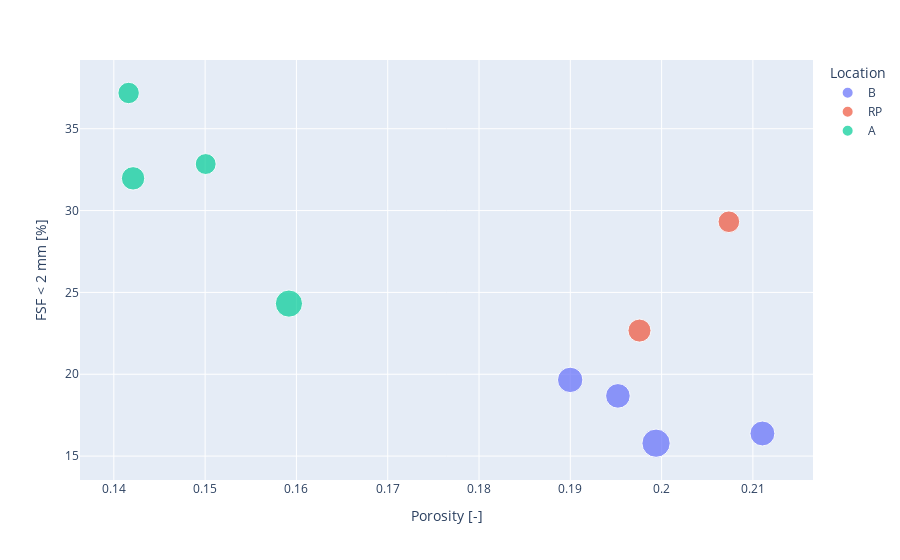

Write notebook code for a chart like this one.
### Code cell
px.scatter(df[df['Sample']=='FC'], x='Wooster et al. (2008) [Porosity]', 
           y='2', color='Location', 
           hover_data=['sample name'], 
           size='Mean Grain Size dm [mm]',
           labels={'Wooster et al. (2008) [Porosity]':'Porosity [-]',
                  '2': 'FSF < 2 mm [%]'})

### Figure 1 — Plotly figure (JSON) as saved in the notebook; plotly's stock layout.template omitted (floating-point values rounded to 4 significant figures)
{"data": [{"customdata": [["FC-B1 BEFORE"], ["FC-B2 AFTER"], ["FC-B2 BEFORE"], ["FC-B1 AFTER"]], "hovertemplate": "Location=B<br>Porosity [-]=%{x}<br>FSF < 2 mm [%]=%{y}<br>Mean Grain Size dm [mm]=%{marker.size}<br>sample name=%{customdata[0]}<extra></extra>", "legendgroup": "B", "marker": {"color": "#636efa", "size": [25.91, 20.89, 19.62, 20.08], "sizemode": "area", "sizeref": 0.06477, "symbol": "circle"}, "mode": "markers", "name": "B", "orientation": "v", "showlegend": true, "type": "scatter", "x": [0.1994, 0.19, 0.1952, 0.211], "xaxis": "x", "y": [15.79, 19.66, 18.68, 16.38], "yaxis": "y"}, {"customdata": [["FC-RP BEFORE"], ["FC-RP AFTER"]], "hovertemplate": "Location=RP<br>Porosity [-]=%{x}<br>FSF < 2 mm [%]=%{y}<br>Mean Grain Size dm [mm]=%{marker.size}<br>sample name=%{customdata[0]}<extra></extra>", "legendgroup": "RP", "marker": {"color": "#EF553B", "size": [15.15, 17.18], "sizemode": "area", "sizeref": 0.06477, "symbol": "circle"}, "mode": "markers", "name": "RP", "orientation": "v", "showlegend": true, "type": "scatter", "x": [0.2074, 0.1976], "xaxis": "x", "y": [29.32, 22.67], "yaxis": "y"}, {"customdata": [["FC-A1 BEFORE"], ["FC-A2 BEFORE"], ["FC-A1 AFTER"], ["FC-A2 AFTER"]], "hovertemplate": "Location=A<br>Porosity [-]=%{x}<br>FSF < 2 mm [%]=%{y}<br>Mean Grain Size dm [mm]=%{marker.size}<br>sample name=%{customdata[0]}<extra></extra>", "legendgroup": "A", "marker": {"color": "#00cc96", "size": [17.76, 14.88, 23.97, 14.16], "sizemode": "area", "sizeref": 0.06477, "symbol": "circle"}, "mode": "markers", "name": "A", "orientation": "v", "showlegend": true, "type": "scatter", "x": [0.1421, 0.1416, 0.1592, 0.1501], "xaxis": "x", "y": [31.97, 37.19, 24.32, 32.84], "yaxis": "y"}], "layout": {"legend": {"itemsizing": "constant", "title": {"text": "Location"}, "tracegroupgap": 0}, "margin": {"t": 60}, "xaxis": {"anchor": "y", "domain": [0, 1], "title": {"text": "Porosity [-]"}}, "yaxis": {"anchor": "x", "domain": [0, 1], "title": {"text": "FSF < 2 mm [%]"}}}}
